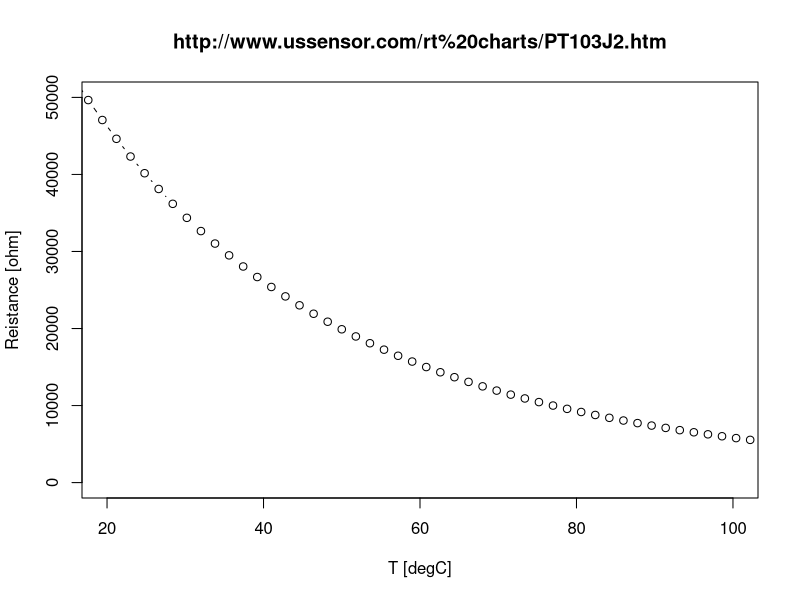

Here is the R script that generated this plot:
d <- read.table("thermistor.dat", sep='\t', header=FALSE, skip=2, col.names=c("T.F","T","R"))
plot(d$T, d$R,type='b',xlim=c(20,100),ylim=c(0,5e4), xlab="T [degC]", ylab="Reistance [ohm]")
title("http://www.ussensor.com/rt%20charts/PT103J2.htm")
